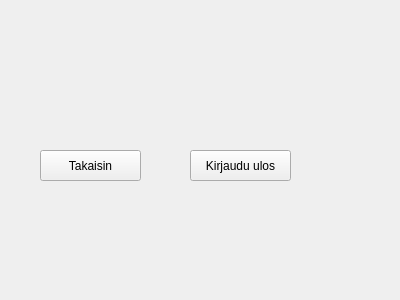
<?xml version="1.0" encoding="UTF-8"?>
<ui version="4.0">
 <class>SaldoWindow</class>
 <widget class="QWidget" name="SaldoWindow">
  <property name="geometry">
   <rect>
    <x>0</x>
    <y>0</y>
    <width>400</width>
    <height>300</height>
   </rect>
  </property>
  <property name="windowTitle">
   <string>Form</string>
  </property>
  <widget class="QPushButton" name="btntakaisin">
   <property name="geometry">
    <rect>
     <x>40</x>
     <y>150</y>
     <width>101</width>
     <height>31</height>
    </rect>
   </property>
   <property name="text">
    <string>Takaisin</string>
   </property>
  </widget>
  <widget class="QPushButton" name="btnkirulos">
   <property name="geometry">
    <rect>
     <x>190</x>
     <y>150</y>
     <width>101</width>
     <height>31</height>
    </rect>
   </property>
   <property name="text">
    <string>Kirjaudu ulos</string>
   </property>
  </widget>
 </widget>
 <resources/>
 <connections/>
</ui>
